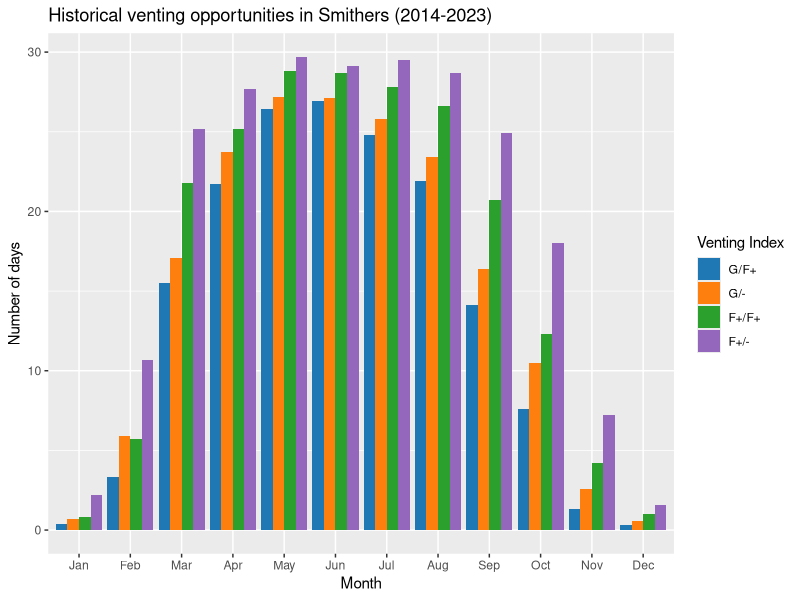

The R script that drew this image:
#create a dataframe with the historical venting index data from Smithers from here (https://catalogue.data.gov.bc.ca/dataset/ventilation-index-reports/resource/9a5e4892-d46e-433c-aaa5-deca54cd7c12)
#first create vectors
Month <- c("Jan", "Feb", "Mar", "Apr", "May", "Jun", "Jul", "Aug", "Sep", "Oct", "Nov", "Dec")
GFplus <- c(0.4, 3.3, 15.5, 21.7, 26.4, 26.9, 24.8, 21.9, 14.1, 7.6, 1.3, 0.3)
Gminus <- c(0.7, 5.9, 17.1, 23.7, 27.2, 27.1, 25.8, 23.4, 16.4, 10.5, 2.6, 0.6)
FplusFplus <- c(0.8, 5.7, 21.8, 25.2, 28.8, 28.7, 27.8, 26.6, 20.7, 12.3, 4.2, 1)
Fplusminus <- c(2.2, 10.7, 25.2, 27.7, 29.7, 29.1, 29.5, 28.7, 24.9, 18, 7.2, 1.6)

#then make dataframe
SMITHERS_HIST_VI <- data.frame(Month = Month, GFplus = GFplus, Gminus = Gminus, FplusFplus = FplusFplus, Fplusminus = Fplusminus)
#test with tibble
tibble::tibble(`G+`="gplus",
               `F/G+`="fgplus")

library(tidyverse)

#make long dataframe
SMITHERS_HIST_VI_LONG <- pivot_longer(
  SMITHERS_HIST_VI,
  cols = -Month,
  names_to = "Venting_Index",
  values_to = "Value"
)


# Define the correct order for the months
month_order <- c("Jan", "Feb", "Mar", "Apr", "May", "Jun", "Jul", "Aug", "Sep", "Oct", "Nov", "Dec")

# Convert 'Month' to a factor with specified order
SMITHERS_HIST_VI_LONG$Month <- factor(SMITHERS_HIST_VI_LONG$Month, levels = month_order)

# Convert 'Venting_Index' to a factor with specified levels
SMITHERS_HIST_VI_LONG$Venting_Index <- factor(SMITHERS_HIST_VI_LONG$Venting_Index, 
                                              levels = c("GFplus", "Gminus", "FplusFplus", "Fplusminus"))


#plot
Historical_venting_smithers_plot <- SMITHERS_HIST_VI_LONG %>%
  ggplot(aes(as.factor(Month), Value, fill = Venting_Index)) +
  geom_col(position = "dodge") +
  labs(
    title = "Historical venting opportunities in Smithers (2014-2023)",
    fill = "Venting Index",
    x = "Month",
    y = "Number of days"
  ) +
  scale_fill_manual(
    values = c("GFplus" = "#1f77b4", "Gminus" = "#ff7f0e", "FplusFplus" = "#2ca02c", "Fplusminus" = "#9467bd"),
    labels = c("GFplus" = "G/F+", "Gminus" ="G/-","FplusFplus" = "F+/F+","Fplusminus" = "F+/-")
  )
ggsave("Historical Venting Opportunities Smithers.jpg", 
       plot = Historical_venting_smithers_plot,
       width = 10,
       height = 6,
       units = "in",
       dpi = 300
       )
